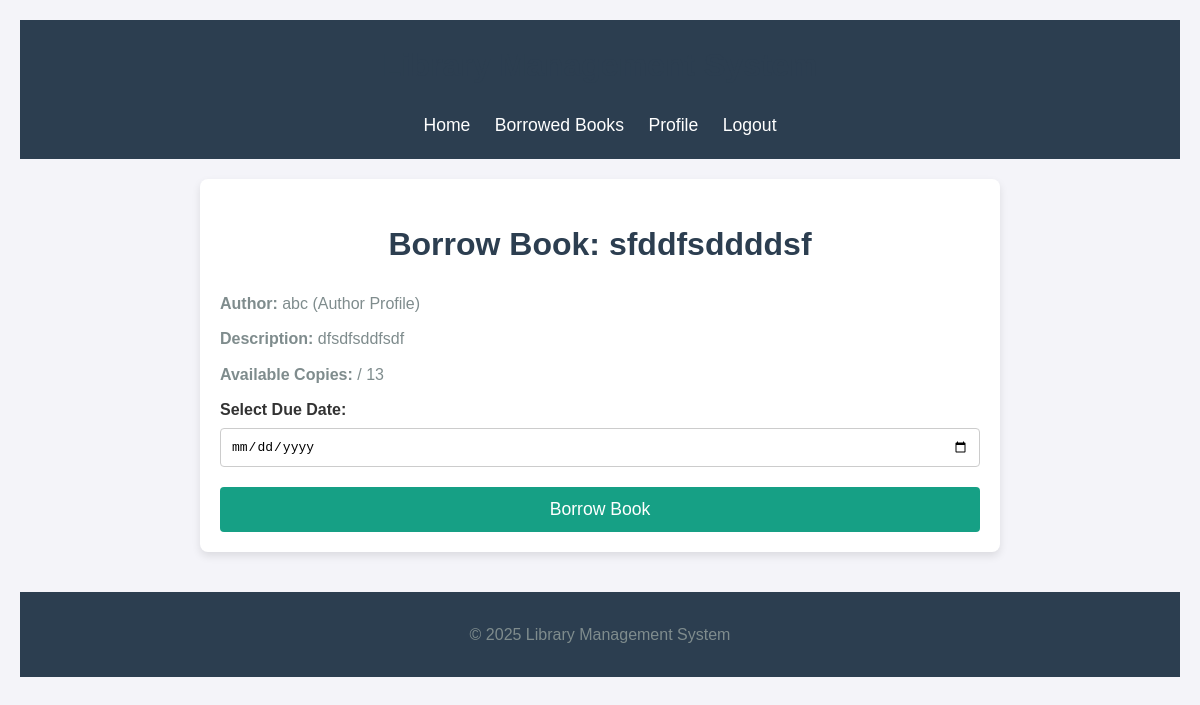
The app's page /book/1/borrow/ (signed in) with its own data.
### library/models.py (models this page shows, shortened)
class Book(models.Model):
    title = models.CharField(max_length=200)
    author = models.ForeignKey(Author, on_delete=models.CASCADE ,related_name='author_profile')
    description = models.CharField(max_length=50)
    total_copies = models.PositiveIntegerField(default = 1)
    availlable_copies =  models.PositiveIntegerField(default = 1)
    tags = models.ManyToManyField(Tag , blank = True , related_name='books' )

### user/models.py (models this page shows)
class Author(models.Model):
    user = models.OneToOneField(
        settings.AUTH_USER_MODEL,
        on_delete=models.CASCADE,
        related_name='author_profile'
    )
    can_create_tags = models.BooleanField(default=True, help_text="Can this author create tags?")
    can_add_books = models.BooleanField(default=True, help_text="Can this author add new books to the library?")
    bio = models.TextField(blank=True, null=True, help_text="Short biography of the author.")
    website = models.URLField(blank=True, null=True, help_text="Author's personal website.")
    def __str__(self):
        return f"{self.user.username} (Author Profile)"

class User (AbstractUser):
    phone = models.IntegerField(null = False)

### library/views.py (the view, shortened to what this page needs)
# urls.py: path('book/<int:book_id>/borrow/', views.borrow_book, name='borrow_book'),
@login_required
def borrow_book(request, book_id):
    book = get_object_or_404(Book, id=book_id)
    if book.availlable_copies < 1:
        return render(request, 'library/book_detail.html', {
            'book': book,
            'error': 'Book is not available for borrowing.'
        })
    return render(request, 'library/borrow_book.html', {'book': book})

### library/templates/library/borrow_book.html (shortened to what this page needs)
{% load static %}
<!DOCTYPE html>
<html lang="en">
<head>
</head>
<body>
  <header>
    <h1>Library Management System</h1>
    <nav>
        <a href="{% url 'home_view' %}">Home</a>
        <a href="{% url 'borrow_list' %}">Borrowed Books</a>
        <a href="">Profile</a>
        <a href="">Logout</a>
    </nav>
  </header>
  <main>
    <div class="borrow-container">
      <h1>Borrow Book: {{ book.title }}</h1>
      <p><strong>Author:</strong> {{ book.author}}</p>
      <p><strong>Description:</strong> {{ book.description }}</p>
      <p><strong>Available Copies:</strong> {{ book.available_copies }} / {{ book.total_copies }}</p>
      <form method="post">
        <label for="due_date">Select Due Date:</label>
        <input type="date" name="due_date" id="due_date" required>
        <button type="submit">Borrow Book</button>
      </form>
    </div>
  </main>
  <footer>
    <p>&copy; 2025 Library Management System</p>
  </footer>
</body>
</html>

### library/templates/library/borrow_book.html (style rules this page uses)
* { margin: 0; padding: 0; box-sizing: border-box; }
body { font-family: Arial, sans-serif; background-color: #f4f4f9; color: #333; line-height: 1.6; padding: 20px; }
header { background-color: #2c3e50; padding: 20px; text-align: center; color: #fff; }
header nav a { color: #fff; margin: 0 10px; text-decoration: none; font-size: 1.1em; }
main { max-width: 800px; margin: 20px auto; padding: 20px; background-color: #fff; border-radius: 8px; box-shadow: 0 4px 8px rgba(0, 0, 0, 0.1); }
h1 { margin-bottom: 20px; color: #2c3e50; text-align: center; }
p { margin: 10px 0; color: #7f8c8d; }
.borrow-container { margin-top: 20px; }
label { font-weight: bold; margin-bottom: 5px; display: block; }
input[type="date"] { width: 100%; padding: 10px; margin-bottom: 20px; border: 1px solid #ccc; border-radius: 4px; font-size: 1em; }
button { background-color: #16a085; color: white; padding: 12px 20px; border: none; border-radius: 4px; cursor: pointer; font-size: 1.1em; transition: background-color 0.3s ease; display: block; width: 100%; }
footer { text-align: center; padding: 20px; background-color: #2c3e50; color: white; margin-top: 40px; }

### records on screen
Book: title "sfddfsddddsf", author "abc (Author Profile)", description "dfsdfsddfsdf", total_copies "13"
